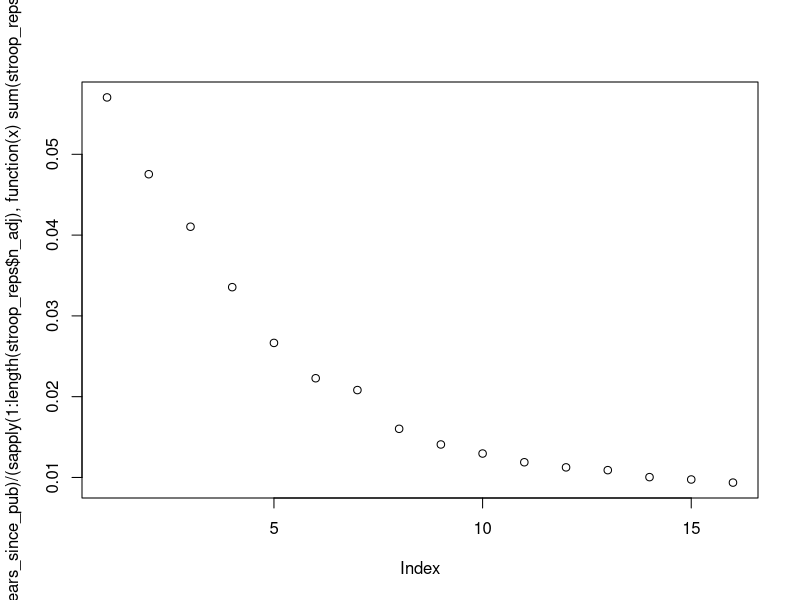
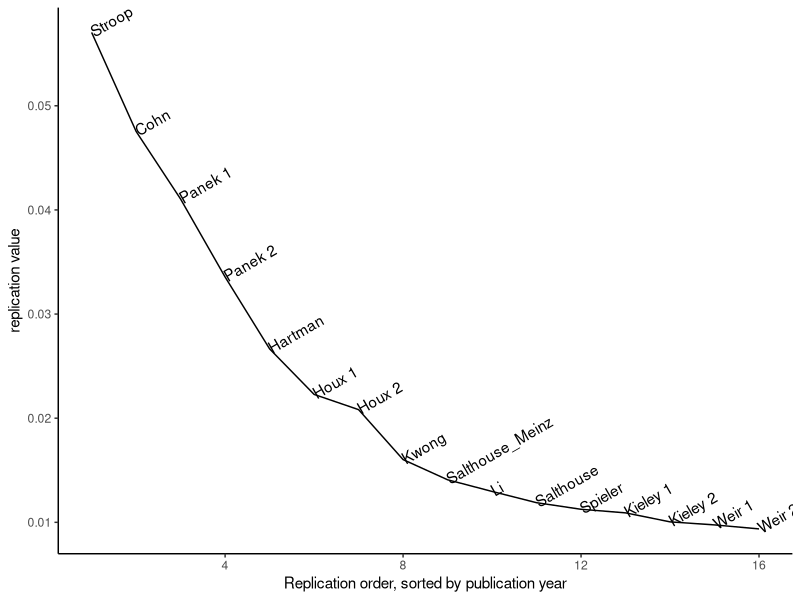

Here is the R script that generated these plots, in order:


#--------------------------------------------------------#
# The following script containts the code underlying the
# Stroop example case in the Replication Value manuscript.
#
# The replication value used for this example:
# Yearly citation rate divided by adjusted sample size
#--------------------------------------------------------#

library(tidyverse)
library(ggplot2)

#  Replication value for study 2 in Stroop (1935)

citations <- 7230  # Based on crossref citation entry for DOI (10.1037/h0054651). Timestamp: 2018-11-07 11:53:40 CET
years_since_pub <- 2018 - 1935
n_within <- 100

a <- 2 # Each subject contributes data to two conditions
ml3_stroop <- read.table(file = "ML3StroopData.csv", header = TRUE, sep = ",")
r <- cor(ml3_stroop$MC, ml3_stroop$MI) # Within-subject correlation for stroop effect estimated from Many Labs 3 data.
n_adjusted <- (n_within*a)/(1-r)

RV_stroop_orig <- (citations / years_since_pub) / n_adjusted

#  Stroop (1935) replications reported in Verhaegen (1998), excluding non-close replications.

names.rep <- c("Cohn", "Hartman", "Houx 1", "Houx 2", "Kieley 1", "Kieley 2", "Kwong", "Li", "Panek 1", "Panek 2", "Salthouse", "Salthouse_Meinz", "Spieler", "Weir 1", "Weir 2", "Stroop")
pub.year <- c(1984, 1991, 1993, 1993, 1997, 1997, 1995, 1996, 1984, 1984, 1996, 1995, 1996, 1997, 1997, 1935)
n.rep <- c(20, 44, 42, 18, 16, 45, 82, 35, 19, 31, 40, 49, 27, 17, 24, 100)

stroop_reps <- data.frame("study" = names.rep, "pub_year" = pub.year, "n" = n.rep)
stroop_reps <- arrange(stroop_reps, pub.year)
stroop_reps$n_adj <- (stroop_reps$n*a)/(1-r)
stroop_reps$rv_seq <- citations / years_since_pub / (sapply(1:length(stroop_reps$n_adj), function(x) sum(stroop_reps$n_adj[1:x])))

plot((citations / years_since_pub) / (sapply(1:length(stroop_reps$n_adj), function(x) sum(stroop_reps$n_adj[1:x]))))

ggplot(data = stroop_reps, aes(x = 1:nrow(stroop_reps), y = rv_seq, label = study)) + 
  geom_line() +
  geom_text(angle = 30, hjust = "left") + 
  theme_classic() + 
  labs(x = "Replication order, sorted by publication year", y = "replication value")

